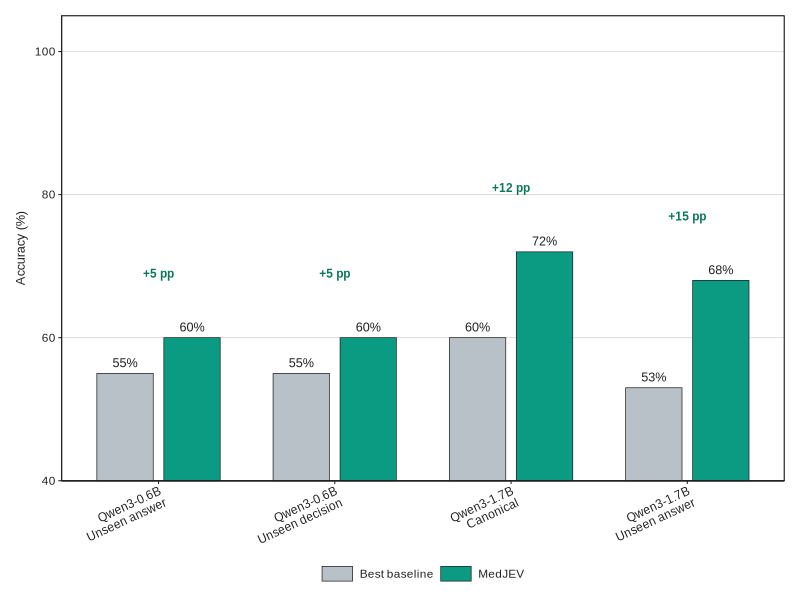

R code for this plot: (Note: this script raises an error after producing the figure.)
#!/usr/bin/env Rscript

# Recreate the public README benchmark figure.
# Requires: ggplot2, svglite, ragg.

required <- c("ggplot2", "svglite", "ragg")
missing <- required[!vapply(required, requireNamespace, logical(1), quietly = TRUE)]
if (length(missing)) stop("Install missing R packages: ", paste(missing, collapse = ", "))

args <- commandArgs()
file_arg <- args[grep("^--file=", args)]
script_path <- if (length(file_arg)) normalizePath(sub("^--file=", "", file_arg[1]), winslash = "/", mustWork = TRUE) else ""
repo_root <- if (nzchar(script_path)) normalizePath(file.path(dirname(script_path), "../.."), winslash = "/") else normalizePath(getwd(), winslash = "/")

# Public, selective snapshot: only slices where MedJEV is above the strongest
# observed baseline for the same backbone and evaluation condition.
comparison <- data.frame(
  backbone = c(
    "Qwen3-0.6B", "Qwen3-0.6B",
    "Qwen3-1.7B", "Qwen3-1.7B"
  ),
  metric = c("Unseen answer", "Unseen decision", "Canonical", "Unseen answer"),
  baseline = c(55, 55, 60, 53),
  medjev = c(60, 60, 72, 68),
  baseline_method = c("Direct", "Direct", "Direct", "Direct"),
  stringsAsFactors = FALSE
)
comparison$delta <- comparison$medjev - comparison$baseline
comparison$metric <- factor(comparison$metric, levels = c("Canonical", "Unseen answer", "Unseen decision"))
comparison$backbone <- factor(comparison$backbone, levels = c("Qwen3-0.6B", "Qwen3-1.7B"))
comparison$group <- factor(
  paste(comparison$backbone, comparison$metric, sep = "\n"),
  levels = paste(comparison$backbone, comparison$metric, sep = "\n")
)

long <- rbind(
  data.frame(comparison[, c("backbone", "metric", "group", "baseline_method")], method = "Best baseline", accuracy = comparison$baseline),
  data.frame(comparison[, c("backbone", "metric", "group", "baseline_method")], method = "MedJEV", accuracy = comparison$medjev)
)
long$method <- factor(long$method, levels = c("Best baseline", "MedJEV"))
long$x <- as.numeric(long$group) + ifelse(long$method == "Best baseline", -0.19, 0.19)

delta_labels <- comparison
delta_labels$label <- paste0("+", delta_labels$delta, " pp")
delta_labels$y <- pmax(delta_labels$baseline, delta_labels$medjev) + 9
delta_labels$x <- as.numeric(delta_labels$group)

plot <- ggplot2::ggplot(long, ggplot2::aes(x = x, fill = method)) +
  ggplot2::geom_rect(
    ggplot2::aes(xmin = x - 0.16, xmax = x + 0.16, ymin = 40, ymax = accuracy),
    colour = "#222222", linewidth = 0.25
  ) +
  ggplot2::geom_hline(yintercept = 40, colour = "#222222", linewidth = 0.45) +
  ggplot2::geom_text(
    ggplot2::aes(x = x, y = accuracy + 1.5, label = paste0(accuracy, "%")),
    family = "Arial", size = 3.2, colour = "#222222"
  ) +
  ggplot2::geom_text(
    data = delta_labels,
    ggplot2::aes(x = x, y = y, label = label),
    inherit.aes = FALSE, family = "Arial", fontface = "bold", size = 3.0,
    colour = "#0B765C"
  ) +
  ggplot2::scale_fill_manual(
    values = c("Best baseline" = "#B8C0C8", "MedJEV" = "#0B9B83"),
    name = NULL
  ) +
  ggplot2::scale_y_continuous(
    breaks = seq(40, 100, 20),
    expand = ggplot2::expansion(mult = c(0, 0.01))
  ) +
  ggplot2::scale_x_continuous(
    breaks = seq_len(nrow(comparison)), labels = levels(comparison$group),
    limits = c(0.45, nrow(comparison) + 0.55)
  ) +
  ggplot2::labs(x = NULL, y = "Accuracy (%)") +
  ggplot2::coord_cartesian(ylim = c(40, 105), expand = FALSE, clip = "off") +
  ggplot2::theme_minimal(base_size = 9.5, base_family = "Arial") +
  ggplot2::theme(
    axis.text.x = ggplot2::element_text(angle = 25, hjust = 1, size = 8.5, colour = "#222222"),
    axis.text.y = ggplot2::element_text(size = 8.5, colour = "#222222"),
    axis.title.y = ggplot2::element_text(size = 9.2, margin = ggplot2::margin(r = 5), colour = "#222222"),
    axis.line = ggplot2::element_line(colour = "#222222", linewidth = 0.4),
    axis.ticks = ggplot2::element_line(colour = "#222222", linewidth = 0.35),
    panel.grid.major.x = ggplot2::element_blank(),
    panel.grid.minor = ggplot2::element_blank(),
    panel.grid.major.y = ggplot2::element_line(colour = "#D9D9D9", linewidth = 0.3),
    panel.border = ggplot2::element_rect(fill = NA, colour = "#222222", linewidth = 0.4),
    legend.position = "bottom",
    legend.text = ggplot2::element_text(size = 8.5, colour = "#222222"),
    legend.key.width = grid::unit(8, "mm"),
    legend.key.height = grid::unit(4, "mm"),
    plot.margin = ggplot2::margin(4, 4, 3, 4, unit = "mm")
  )

output <- file.path(repo_root, "docs/assets/pubmedqa-dev-performance")
ggplot2::ggsave(paste0(output, ".svg"), plot, device = svglite::svglite, width = 183, height = 88, units = "mm")
ggplot2::ggsave(paste0(output, ".png"), plot, device = ragg::agg_png, width = 183, height = 88, units = "mm", res = 600)

message("Wrote ", output, ".svg and .png")
